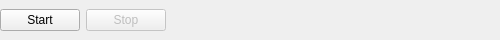
<?xml version="1.0" encoding="UTF-8"?>
<ui version="4.0">
 <class>CdsToolbox</class>
 <widget class="QWidget" name="CdsToolbox">
  <property name="windowModality">
   <enum>Qt::NonModal</enum>
  </property>
  <property name="geometry">
   <rect>
    <x>0</x>
    <y>0</y>
    <width>500</width>
    <height>40</height>
   </rect>
  </property>
  <property name="sizePolicy">
   <sizepolicy hsizetype="Preferred" vsizetype="MinimumExpanding">
    <horstretch>0</horstretch>
    <verstretch>0</verstretch>
   </sizepolicy>
  </property>
  <property name="minimumSize">
   <size>
    <width>500</width>
    <height>40</height>
   </size>
  </property>
  <property name="maximumSize">
   <size>
    <width>500</width>
    <height>40</height>
   </size>
  </property>
  <property name="windowTitle">
   <string>ToolBox</string>
  </property>
  <widget class="QWidget" name="horizontalLayoutWidget">
   <property name="geometry">
    <rect>
     <x>0</x>
     <y>0</y>
     <width>541</width>
     <height>41</height>
    </rect>
   </property>
   <layout class="QHBoxLayout" name="horizontalLayout">
    <item>
     <widget class="QPushButton" name="startButton">
      <property name="text">
       <string>Start</string>
      </property>
     </widget>
    </item>
    <item>
     <widget class="QPushButton" name="stopButton">
      <property name="enabled">
       <bool>false</bool>
      </property>
      <property name="text">
       <string>Stop</string>
      </property>
     </widget>
    </item>
    <item>
     <spacer name="horizontalSpacer">
      <property name="orientation">
       <enum>Qt::Horizontal</enum>
      </property>
      <property name="sizeHint" stdset="0">
       <size>
        <width>40</width>
        <height>20</height>
       </size>
      </property>
     </spacer>
    </item>
   </layout>
  </widget>
 </widget>
 <resources/>
 <connections/>
</ui>
